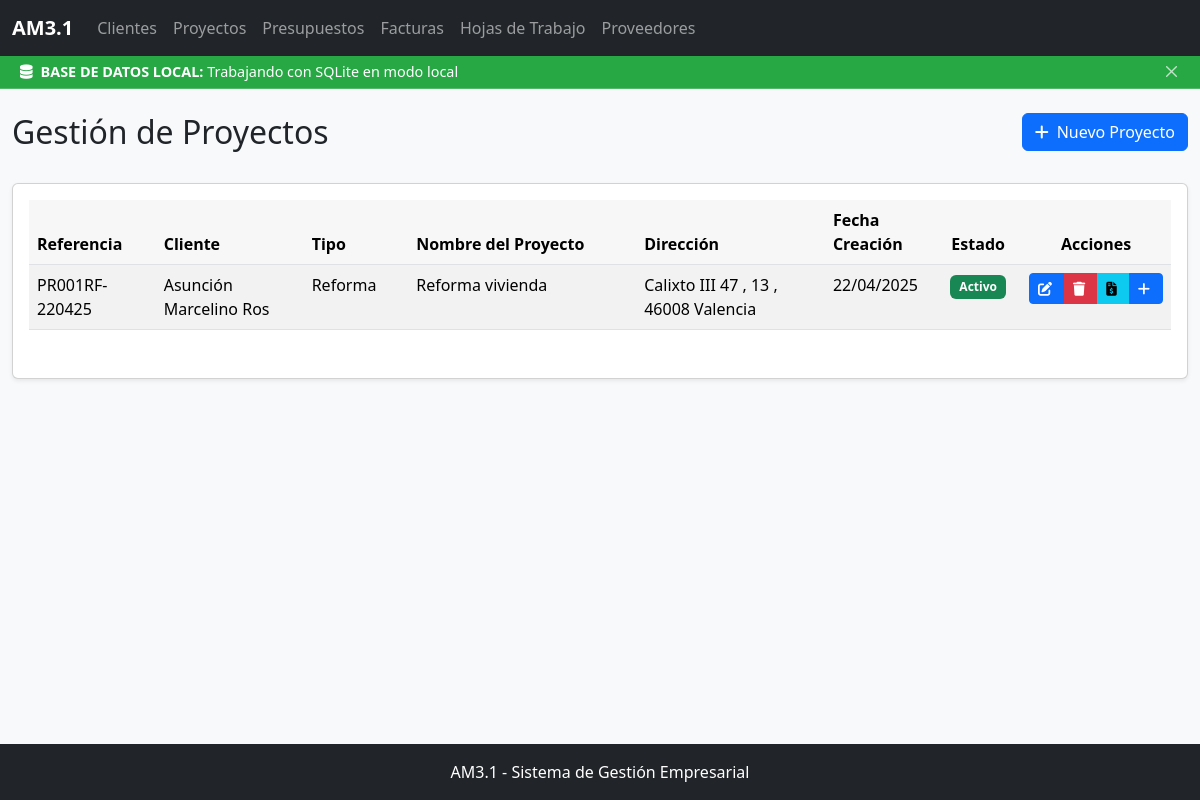
The page /proyectos/ on the database its author committed.
### app/models/proyecto.py (models this page shows, shortened)
class Proyecto(db.Model):
    __tablename__ = 'proyectos'
    id = db.Column(db.Integer, primary_key=True)
    id_cliente = db.Column(db.Integer, db.ForeignKey('clientes.id', ondelete='CASCADE'), nullable=True)  # Cambiado a nullable=True
    tipo_proyecto = db.Column(db.String(50), nullable=True)
    tipo_via = db.Column(db.String(20), nullable=True)  # Añadido campo tipo_via
    calle = db.Column(db.String(100), nullable=True)  # Mantenido por compatibilidad
    nombre_via = db.Column(db.String(100), nullable=True)
    numero = db.Column(db.String(10), nullable=True)
    puerta = db.Column(db.String(10), nullable=True)
    codigo_postal = db.Column(db.String(10), nullable=True)
    poblacion = db.Column(db.String(100), nullable=True)
    nombre_proyecto = db.Column(db.String(200), nullable=True)
    fecha_creacion = db.Column(db.DateTime, default=datetime.utcnow, nullable=True)
    referencia = db.Column(db.String(50), unique=True, nullable=True)
    fecha_modificacion = db.Column(db.DateTime, default=datetime.utcnow, onupdate=datetime.utcnow, nullable=True)
    estado = db.Column(db.String(50), default='Activo', nullable=True)
    cliente = db.relationship('Cliente', back_populates='proyectos')
    presupuestos = db.relationship('Presupuesto', back_populates='proyecto', cascade='all, delete-orphan')

### app/models/cliente.py (models this page shows, shortened)
class Cliente(db.Model):
    __tablename__ = 'clientes'
    id = db.Column(db.Integer, primary_key=True)
    nombre = db.Column(db.String(100), nullable=False)
    tipo_via = db.Column(db.String(20))
    nombre_via = db.Column(db.String(100))
    numero_via = db.Column(db.String(10))
    puerta = db.Column(db.String(10))
    codigo_postal = db.Column(db.String(10))
    poblacion = db.Column(db.String(100))
    cif_nif = db.Column(db.String(20), index=True)
    telefono1 = db.Column(db.String(20))
    telefono2 = db.Column(db.String(20))
    telefono3 = db.Column(db.String(20))
    telefono4 = db.Column(db.String(20))
    mail1 = db.Column(db.String(100))
    mail2 = db.Column(db.String(100))
    tipo_cliente = db.Column(db.String(50))
    categoria_cliente = db.Column(db.String(50))
    notas = db.Column(db.Text)
    fecha_creacion = db.Column(db.DateTime, default=datetime.utcnow)
    fecha_modificacion = db.Column(db.DateTime, default=datetime.utcnow, onupdate=datetime.utcnow)
    proyectos = db.relationship('Proyecto', back_populates='cliente', cascade='all, delete-orphan')

### app/routes/proyecto_routes.py (the view)
@proyectos_bp.route('/')
def listar_proyectos():
    try:
        from sqlalchemy import text
        db.session.execute(text("SELECT 1")).scalar()
        proyectos = Proyecto.query.join(Cliente, Proyecto.id_cliente == Cliente.id, isouter=True)\
                   .order_by(Proyecto.fecha_creacion.desc())\
                   .all()
        return render_template('proyectos/lista.html', proyectos=proyectos)
    except Exception as e:
        flash(f'Error al conectar con la base de datos: {str(e)}', 'danger')
        db_path = os.environ.get('DB_PATH', 'app/data/app.db')
        try:
            conn = sqlite3.connect(db_path)
            conn.close()
            mensaje = f"La base de datos existe pero SQLAlchemy no puede conectarse. Verifica la configuración."
        except:
            mensaje = f"No se puede acceder al archivo de base de datos en {db_path}. Asegúrate de que exista y tenga permisos."
        return render_template('errors/database.html', error=str(e), mensaje=mensaje, db_path=db_path)

### app/templates/proyectos/lista.html (shortened to what this page needs)
{% extends "layout/base.html" %}
{% block page_title %}Gestión de Proyectos{% endblock %}
{% block page_actions %}
<div class="col text-end">
  <a href="{{ url_for('proyectos.nuevo_proyecto') }}" class="btn btn-primary">
    <i class="fas fa-plus me-2"></i>Nuevo Proyecto
  </a>
</div>
{% endblock %}
{% block content %}
<div class="card">
  <div class="card-body">
    <div class="table-responsive">
      <table class="table table-striped table-hover" id="proyectos-table">
        <thead>
          <tr>
            <th style="width: 12%">Referencia</th>
            <th style="width: 15%">Cliente</th>
            <th style="width: 10%">Tipo</th>
            <th style="width: 25%">Nombre del Proyecto</th>
            <th style="width: 20%">Dirección</th>
            <th style="width: 10%">Fecha Creación</th>
            <th style="width: 8%" class="text-center">Estado</th>
            <th class="text-center">Acciones</th>
          </tr>
        </thead>
        <tbody>
          {% if proyectos and proyectos|length > 0 %}
            {% for proyecto in proyectos %}
            <tr>
              <td>{{ proyecto.referencia or '' }}</td>
              <td>
                {% if proyecto.cliente %}
                  {{ proyecto.cliente.nombre }}
                {% else %}
                  Sin cliente
                {% endif %}
              </td>
              <td>{{ proyecto.tipo_proyecto or 'No especificado' }}</td>
              <td>{{ proyecto.nombre_proyecto or 'Sin nombre' }}</td>
              <td>
                {% if proyecto.nombre_via %}
                  {{ proyecto.nombre_via }}
                  {% if proyecto.numero %} {{ proyecto.numero }}{% endif %}
                  {% if proyecto.puerta %}, {{ proyecto.puerta }}{% endif %}
                  {% if proyecto.codigo_postal and proyecto.poblacion %},
                    {{ proyecto.codigo_postal }} {{ proyecto.poblacion }}
                  {% endif %}
                {% else %}
                  No especificada
                {% endif %}
              </td>
              <td>
                {% if proyecto.fecha_creacion %}
                  {{ proyecto.fecha_creacion.strftime('%d/%m/%Y') }}
                {% else %}
                  No especificada
                {% endif %}
              </td>
              <td class="text-center">
                {% if proyecto.estado %}
                  {% set badge_color = {
                    'Activo': 'success',
                    'Finalizado': 'primary',
                    'Cancelado': 'danger',
                    'En Espera': 'warning'
                  } %}
                  <span class="badge bg-{{ badge_color.get(proyecto.estado, 'secondary') }}">{{ proyecto.estado }}</span>
                {% else %}
                  <span class="badge bg-secondary">No especificado</span>
                {% endif %}
              </td>
              <td class="text-center">
                <div class="btn-group btn-group-sm">
                  <a href="{{ url_for('proyectos.editar_proyecto', id=proyecto.id) }}" class="btn btn-primary" title="Editar">
                    <i class="fas fa-edit"></i>
                  </a>
                  <button type="button" class="btn btn-danger" data-bs-toggle="modal" data-bs-target="#delete-modal-{{ proyecto.id }}" title="Eliminar">
                    <i class="fas fa-trash"></i>
                  </button>
                  <a href="#" class="btn btn-info ver-presupuestos-btn" title="Ver presupuestos" data-proyecto-id="{{ proyecto.id }}">
                    <i class="fas fa-file-invoice-dollar"></i>
                  </a>
                  <a href="{{ url_for('presupuestos.nuevo_presupuesto') }}?id_proyecto={{ proyecto.id }}" class="btn btn-primary" title="Crear presupuesto">
                    <i class="fas fa-plus"></i>
                  </a>
                </div>
              </td>
            </tr>
            {% endfor %}
          {% else %}
            <tr>
              <td colspan="8" class="text-center">No hay proyectos registrados</td>
            </tr>
          {% endif %}
        </tbody>
      </table>
    </div>
  </div>
</div>
{% endblock %}

### app/static/css/styles.css (style rules this page uses)
:root { --primary-color: #0d6efd; --secondary-color: #6c757d; --success-color: #198754; --info-color: #0dcaf0; --warning-color: #ffc107; --danger-color: #dc3545; --light-color: #f8f9fa; --dark-color: #212529; --border-radius: 0.375rem; --box-shadow: 0 0.125rem 0.25rem rgba(0, 0, 0, 0.075); --box-shadow-hover: 0 0.5rem 1rem rgba(0, 0, 0, 0.15); --font-family: 'Segoe UI', Tahoma, Geneva, Verdana, sans-serif; --font-size-base: 1rem; }
body { display: flex; flex-direction: column; min-height: 100vh; font-family: var(--font-family); background-color: var(--light-color); }
.card { box-shadow: var(--box-shadow); transition: box-shadow 0.2s ease-in-out; border-radius: var(--border-radius); margin-bottom: 1.5rem; }
.table-responsive { overflow-x: auto; margin-bottom: 1rem; }
.table-striped tbody tr:nth-of-type(odd) { background-color: rgba(0, 0, 0, 0.02); }
.table th { background-color: rgba(0, 0, 0, 0.03); border-bottom-width: 1px; }
.btn-group { display: flex; }
.btn-group > .btn { margin-right: 0; }
.btn i { margin-right: 0.25rem; }
.badge { padding: 0.5em 0.75em; }

### rows shown on the page
Proyecto: referencia "PR001RF-220425", cliente.nombre "Asunción Marcelino Ros", tipo_proyecto "Reforma", nombre_proyecto "Reforma vivienda", nombre_via "Calixto III", numero "47", puerta "13", codigo_postal "46008", poblacion "Valencia", fecha_creacion "22/04/2025", estado "Activo"
